Frame 1 (no input): blank canvas, image omitted
Frame 60 (no input): blank canvas, image omitted
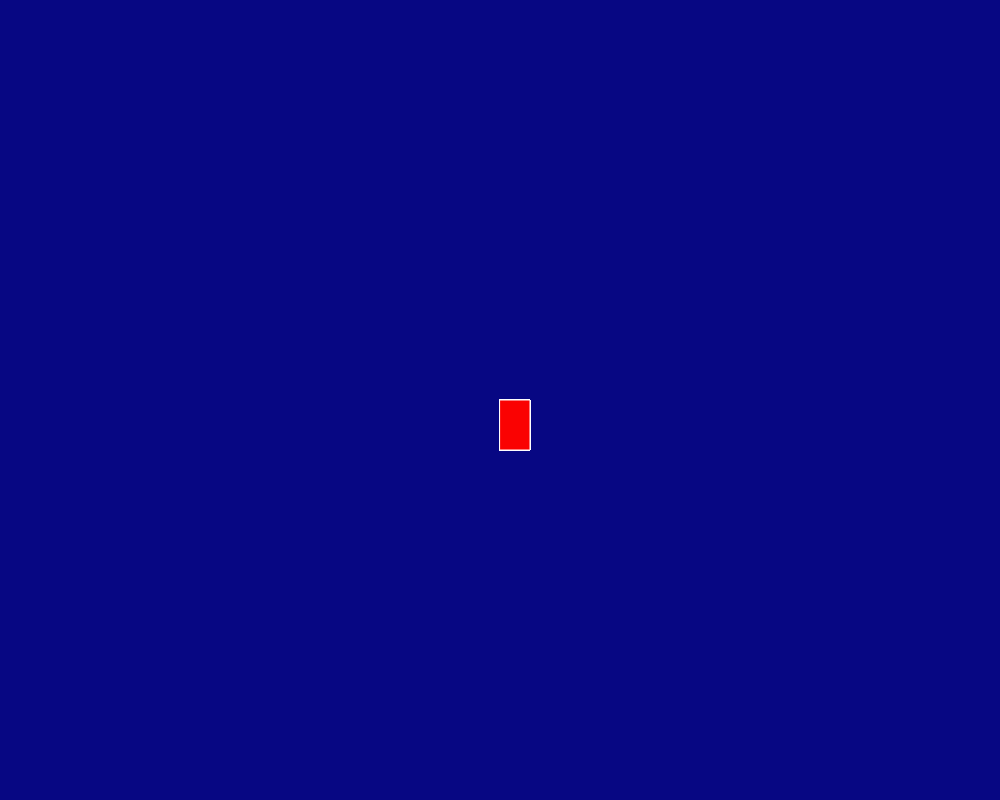
Frame 120 (the mouse pressed at the canvas centre since frame 60)

The p5.js sketch whose frames 1 and 60 were blank and that drew this single picture after the mouse press (run headless with seeded random() and noise() and a simulated clock; from frame 60 on, the mouse is pressed at the canvas centre):

// p5.js sketch
// ── sketch.js
function setup() {
  createCanvas(1000, 800);
  background('rgb(7,7,131)');
}

function draw() {
  
  fill('rgb(250,2,2)');
  stroke('white');
 if(mouseIsPressed)
  rect(mouseX,mouseY,30,50);
}
